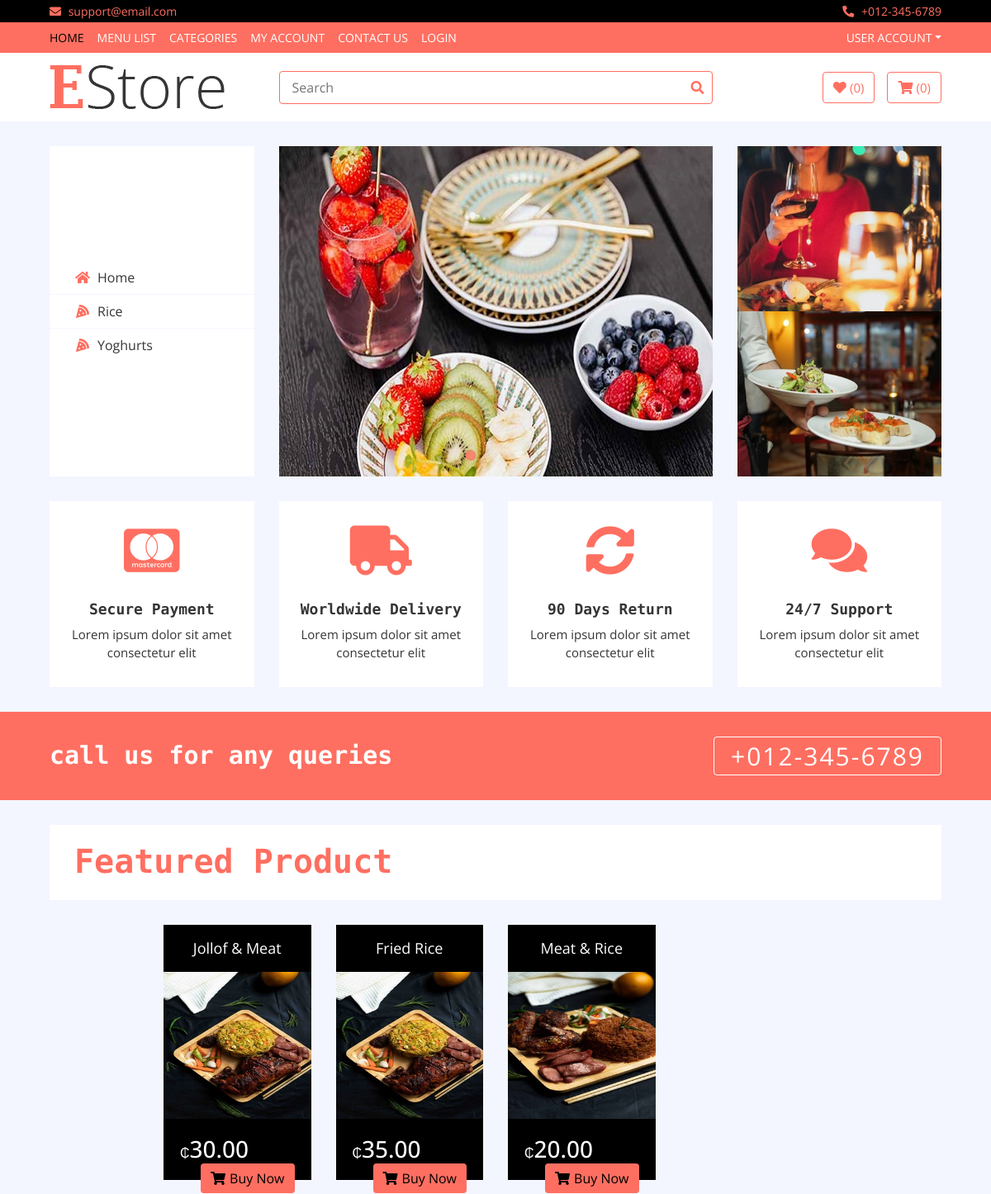
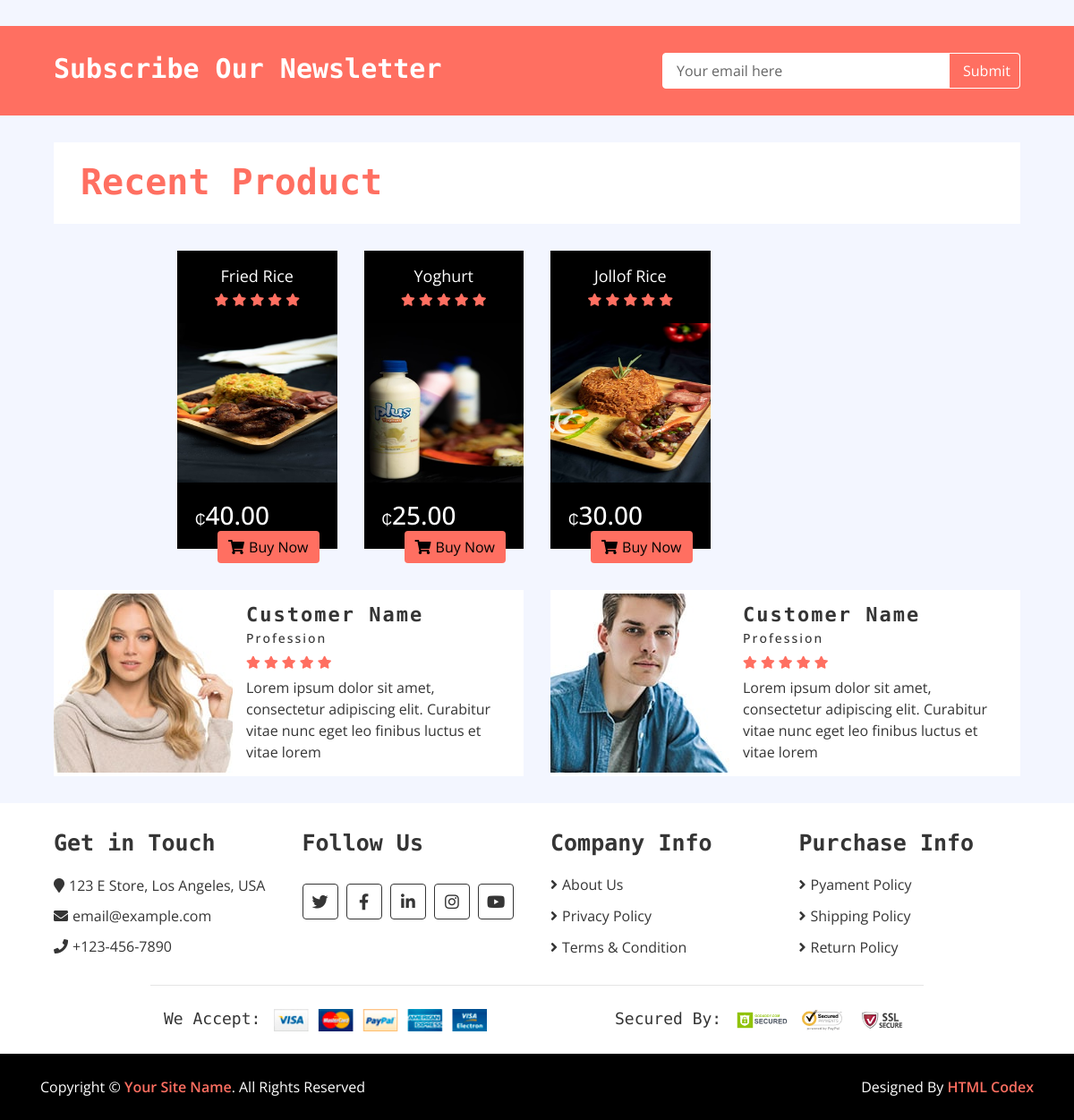
The page / on the database its author committed (2 pictures, top to bottom).
### core/models.py (models this page shows, shortened)
class Category(models.Model):
    cid = models.UUIDField(default=uuid.uuid4, editable=False, unique = True )
    title = models.CharField(max_length = 200)
    image = models.ImageField(upload_to="category_Images/")
    description = models.CharField(max_length = 300)
    class Meta:
        verbose_name_plural ="Categories"

class MenuItem(models.Model):
    mid = models.UUIDField(default=uuid.uuid4, editable=False, unique=True)
    user = models.ForeignKey(User, on_delete=models.SET_NULL, null=True,)
    title = models.CharField(max_length=200)
    category= models.ForeignKey(Category, on_delete=models.SET_NULL, null= True, related_name="category")
    image = models.ImageField(upload_to="menu_Images/")
    price = models.DecimalField(max_digits=9, decimal_places=2, default="0.00")
    item_status = models.CharField(choices=STATUS, max_length=100, default="in_review")
    featured = models.BooleanField(default=False)
    recent = models.BooleanField(default=False)
    description = RichTextUploadingField(null=True, blank=True)
    specification = RichTextUploadingField(null= True, blank = True)

### core/views.py (the view)
# urls.py: 2. Add a URL to urlpatterns:  path('', views.home, name='home')
def home(request):
	menu_item = MenuItem.objects.filter(item_status = "published", featured = True, recent=False).order_by('-id')
	recent_item = MenuItem.objects.filter(item_status="published", recent=True).order_by('-id')
	context = {
		'menu_item':menu_item,
		'recent_item':recent_item,
	}
	return render(request, "core/index.html", context)

### core/context_processor.py (called while the page is built)
def default(request):
    categories = Category.objects.all()
    if request.user.is_authenticated:
        cart = Cart.objects.filter(user=request.user, active=True).first()
        item_count = cart.cartitem_set.count() if cart else 0
    else:
        item_count = 0
    context = {
        'categories': categories,
        'cart_view': {'item_count': item_count},
    }
    return context

### core/templates/core/index.html (shortened to what this page needs)
{% extends 'partials/base.html'%}
{% block content %}
{% load static %}
        <div class="header">
            <div class="container-fluid">
                <div class="row">
                    <div class="col-md-3">
                        <nav class="navbar bg-light">
                            <ul class="navbar-nav">
                                <li class="nav-item">
                                    <a class="nav-link" href="{% url 'core:home' %}"><i class="fa fa-home"></i>Home</a>
                                </li>
                                {% for c in categories %}
                                <li class="nav-item">
                                    <a class="nav-link" href="{% url 'core:category_menu_list' c.cid %}"><i class="fas fa-pizza-slice"></i>{{c.title}}</a>
                                </li>
                                {% endfor %}
                            </ul>
                        </nav>
                    </div>
                    <div class="col-md-6">
                        <div class="header-slider normal-slider">
                            <div class="header-slider-item">
                                <img src="{% static 'img/slider 1.jpg' %}" alt="Slider Image" />
                            </div>
                        </div>
                    </div>
                    <div class="col-md-3">
                        <div class="header-img">
                            <div class="img-item">
                                <img src="{% static 'img/category1.jpg' %}" />
                            </div>
                            <div class="img-item">
                                <img src="{% static 'img/category2.jpg' %}" />
                            </div>
                        </div>
                    </div>
                </div>
            </div>
        </div>
        <div class="feature">
            <div class="container-fluid">
                <div class="row align-items-center">
                    <div class="col-lg-3 col-md-6 feature-col">
                        <div class="feature-content">
                            <i class="fab fa-cc-mastercard"></i>
                            <h2>Secure Payment</h2>
                            <p>
                                Lorem ipsum dolor sit amet consectetur elit
                            </p>
                        </div>
                    </div>
                    <div class="col-lg-3 col-md-6 feature-col">
                        <div class="feature-content">
                            <i class="fa fa-truck"></i>
                            <h2>Worldwide Delivery</h2>
                            <p>
                                Lorem ipsum dolor sit amet consectetur elit
                            </p>
                        </div>
                    </div>
                    <div class="col-lg-3 col-md-6 feature-col">
                        <div class="feature-content">
                            <i class="fa fa-sync-alt"></i>
                            <h2>90 Days Return</h2>
                            <p>
                                Lorem ipsum dolor sit amet consectetur elit
                            </p>
                        </div>
                    </div>
                    <div class="col-lg-3 col-md-6 feature-col">
                        <div class="feature-content">
                            <i class="fa fa-comments"></i>
                            <h2>24/7 Support</h2>
                            <p>
                                Lorem ipsum dolor sit amet consectetur elit
                            </p>
                        </div>
                    </div>
                </div>
            </div>
        </div>
        <div class="call-to-action">
            <div class="container-fluid">
                <div class="row align-items-center">
                    <div class="col-md-6">
                        <h1>call us for any queries</h1>
                    </div>
                    <div class="col-md-6">
                        <a href="tel:0123456789">+012-345-6789</a>
                    </div>
                </div>
            </div>
        </div>
        <div class="featured-product product">
            <div class="container-fluid">
                <div class="section-header">
                    <h1>Featured Product</h1>
                </div>
                <div class="row align-items-center product-slider product-slider-4">
                    {% for i in menu_item %}
                    <div class="col-lg-3">
                        <div class="product-item">
                            <div class="product-title">
                                <a href="{% url 'core:menu_detail' i.mid %}">{{i.title}}</a>
                            </div>
                            <div class="product-image">
                                <a href="{% url 'core:menu_detail' i.mid %}">
                                </a>
                            </div>
                            <div class="product-price">
                                <h3><span>₵</span>{{i.price}}</h3>
                                <a class="btn" href="#"><i class="fa fa-shopping-cart"></i>Buy Now</a>
                            </div>
                        </div>
                    </div>
                    {% endfor %}
                </div>
            </div>
        </div>
        <div class="newsletter">
            <div class="container-fluid">
                <div class="row">
                    <div class="col-md-6">
                        <h1>Subscribe Our Newsletter</h1>
                    </div>
                    <div class="col-md-6">
                        <div class="form">
                            <input type="email" value="Your email here">
                            <button>Submit</button>
                        </div>
                    </div>
                </div>
            </div>
        </div>
        <div class="recent-product product">
            <div class="container-fluid">
                <div class="section-header">
                    <h1>Recent Product</h1>
                </div>
                <div class="row align-items-center product-slider product-slider-4">
                    {% for item in recent_item %}
                    <div class="col-lg-3">
                        <div class="product-item">
                            <div class="product-title">
                                <a href="{% url 'core:menu_detail' item.mid %}">{{item.title}}</a>
                                <div class="ratting">
                                    <i class="fa fa-star"></i>
                                    <i class="fa fa-star"></i>
                                    <i class="fa fa-star"></i>
                                    <i class="fa fa-star"></i>
                                    <i class="fa fa-star"></i>
                                </div>
                            </div>
                            <div class="product-image">
                                <a href="product-detail.html">
                                    <img src="{{item.image.url}}" alt="Product Image">
                                </a>
                            </div>
                            <div class="product-price">
                                <h3><span>₵</span>{{item.price}}</h3>
                                <a class="btn" href=""><i class="fa fa-shopping-cart"></i>Buy Now</a>
                            </div>
                        </div>
                    </div>
                    {% endfor %}
                </div>
            </div>
        </div>
        <div class="review">
            <div class="container-fluid">
                <div class="row align-items-center review-slider normal-slider">
                    <div class="col-md-6">
                        <div class="review-slider-item">
                            <div class="review-img">
                                <img src="{% static 'img/review-1.jpg' %}" alt="Image">
                            </div>
                            <div class="review-text">
                                <h2>Customer Name</h2>
                                <h3>Profession</h3>
                                <div class="ratting">
                                    <i class="fa fa-star"></i>
                                    <i class="fa fa-star"></i>
                                    <i class="fa fa-star"></i>
                                    <i class="fa fa-star"></i>
                                    <i class="fa fa-star"></i>
                                </div>
                                <p>
                                    Lorem ipsum dolor sit amet, consectetur adipiscing elit. Curabitur vitae nunc eget leo finibus luctus et vitae lorem
                                </p>
                            </div>
                        </div>
                    </div>
                    <div class="col-md-6">
                        <div class="review-slider-item">
                            <div class="review-img">
                                <img src="{% static 'img/review-2.jpg' %}" alt="Image">
                            </div>
                            <div class="review-text">
                                <h2>Customer Name</h2>
                                <h3>Profession</h3>
                                <div class="ratting">
                                    <i class="fa fa-star"></i>
                                    <i class="fa fa-star"></i>
                                    <i class="fa fa-star"></i>
                                    <i class="fa fa-star"></i>
                                    <i class="fa fa-star"></i>
                                </div>
                                <p>
                                    Lorem ipsum dolor sit amet, consectetur adipiscing elit. Curabitur vitae nunc eget leo finibus luctus et vitae lorem
                                </p>
                            </div>
                        </div>
                    </div>
                </div>
            </div>
        </div>
{% endblock content %}

### rows shown on the page
Category: title "Rice"
Category: title "Yoghurts"
MenuItem: title "Jollof & Meat", price "30.00"
MenuItem: title "Fried Rice", price "35.00"
MenuItem: title "Meat & Rice", price "20.00"
MenuItem: title "Fried Rice", image (picture), price "40.00"
MenuItem: title "Yoghurt", image (picture), price "25.00"
MenuItem: title "Jollof Rice", image (picture), price "30.00"

### other values the page prints
{{ cart_view.item_count }} "0"
